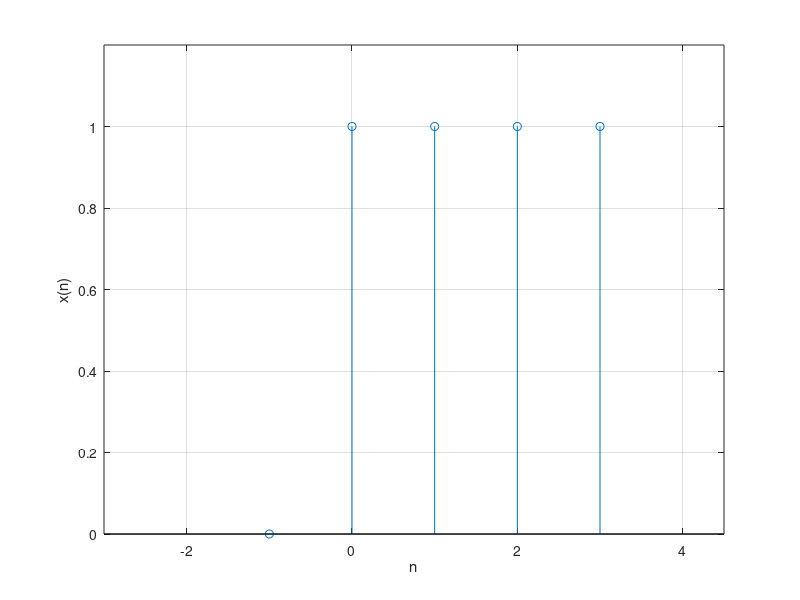
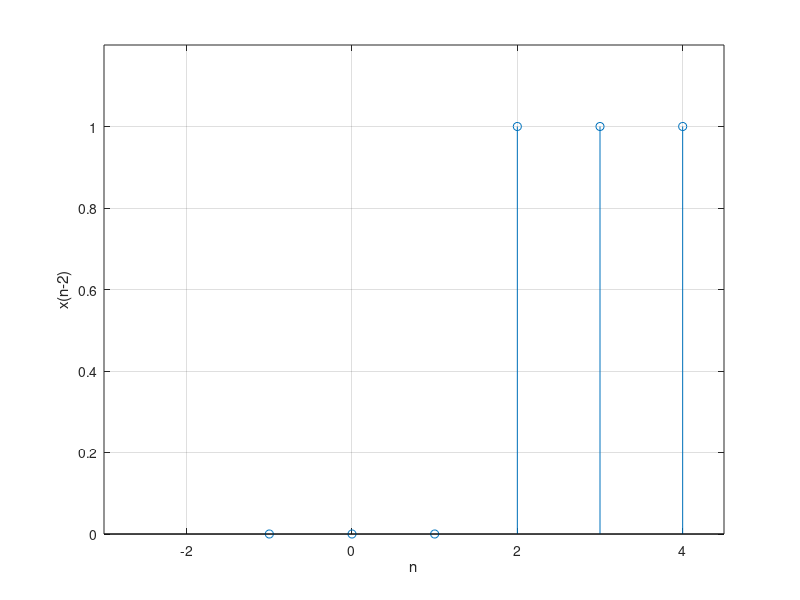
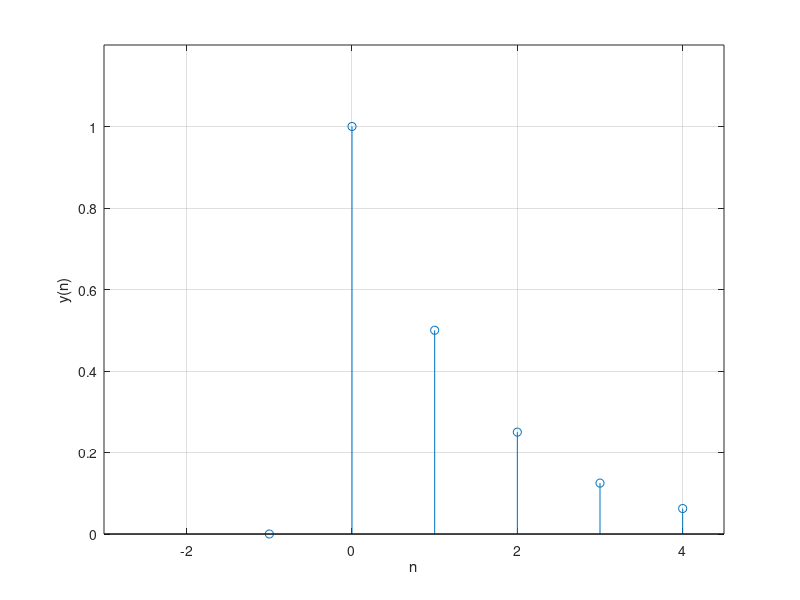
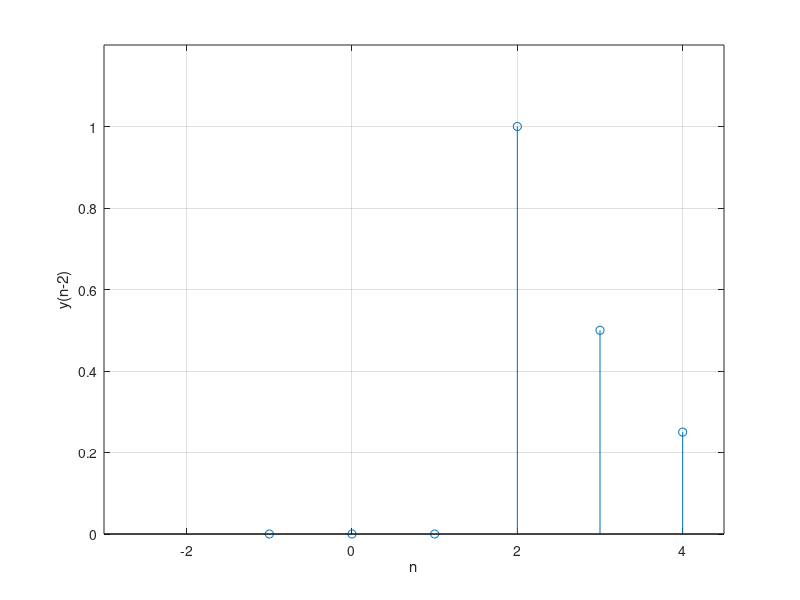

The MATLAB script that drew these images, in order:
%% ECE512 lecture 3

clear all; clc;


%% unit 1
figure(1);clf;
x = [-1 0 1 2 3];
y = [0 1 1 1 1];
stem(x,y)
xlabel('n')
ylabel('x(n)')
xlim([-3 4.5])
ylim([0 1.2])
grid

%% unit 2
figure(2);clf;
x = [-1 0 1 2 3 4];
y = [0 0 0 1 1 1];
stem(x,y)
xlabel('n')
ylabel('x(n-2)')
xlim([-3 4.5])
ylim([0 1.2])
grid
%% one sided exponential 1
figure(3);clf;
a=.5;
x = [ -1 0 1 2 3 4];
y = [ 0 a^0 a^1 a^2 a^3 a^4];
stem(x,y)
xlabel('n')
ylabel('y(n)')
xlim([-3 4.5])
ylim([0 1.2])
hold on

grid

%% one sided exponential 2
figure(4);clf;
a=.5;
x = [ -1 0 1 2 3 4];
y =  [0 0 0 a^0 a^1 a^2];
stem(x,y)
xlabel('n')
ylabel('y(n-2)')
xlim([-3 4.5])
ylim([0 1.2])
hold on

grid
